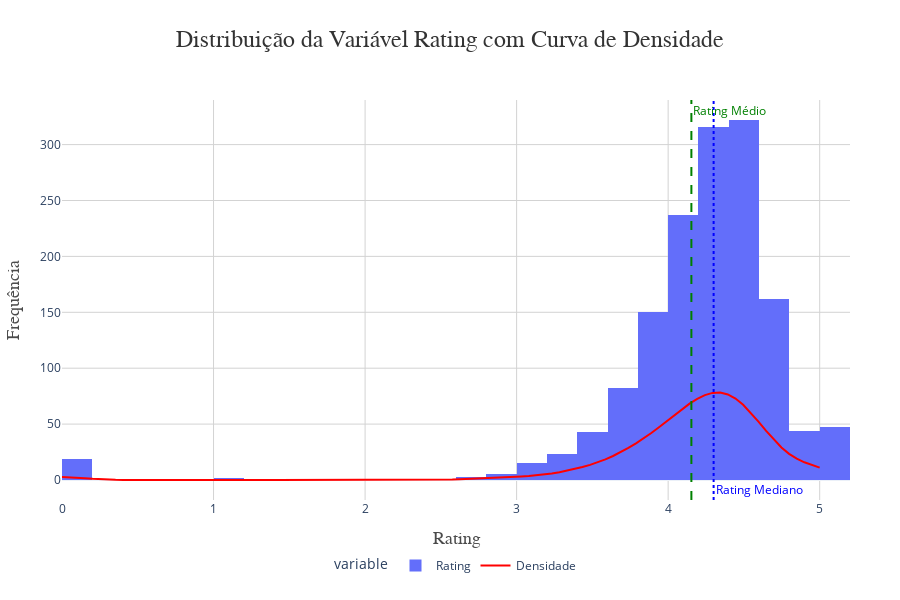

Notebook code cell kept with this figure:
### Code cell
# Dados do rating
rating_data = df_cosmetics['Rating'].dropna()  # Remove valores nulos, se houver

# Cria o histograma
fig = px.histogram(rating_data, nbins=30, color_discrete_sequence=['#636EFA'])

# Cálculo da densidade (KDE)
kde = gaussian_kde(rating_data)
x_values = np.linspace(rating_data.min(), rating_data.max(), 100)
kde_values = kde(x_values)

# Adiciona a linha de densidade (KDE) ao gráfico
fig.add_trace(go.Scatter(
    x=x_values,
    y=kde_values * rating_data.size * (x_values[1] - x_values[0]),  # Ajusta a escala da densidade
    mode='lines',
    name='Densidade',
    line=dict(color='red', width=2)
))

# Adiciona linha de rating médio e mediano
rating_medio = rating_data.mean()
rating_mediano = rating_data.median()

# Linha de rating médio
fig.add_vline(x=rating_medio, line_dash="dash", line_color="green", 
               annotation_text="Rating Médio", annotation_position="top right",
               annotation=dict(font=dict(color="green")))

# Linha de rating mediano - reposicionada abaixo
fig.add_vline(x=rating_mediano, line_dash="dot", line_color="blue", 
               annotation_text="Rating Mediano", annotation_position="bottom right",
               annotation=dict(font=dict(color="blue")))

# Atualiza o layout
fig.update_layout(
    title={
        'text': "Distribuição da Variável Rating com Curva de Densidade",
        'y': 0.95,  # Posição vertical
        'x': 0.5,   # Centraliza o título
        'xanchor': 'center',
        'yanchor': 'top'
    },
    title_font=dict(size=24, family='Arial, sans-serif', color='#333'),
    xaxis_title='Rating',
    yaxis_title='Frequência',
    xaxis_title_font=dict(size=18, family='Arial, sans-serif', color='#4B4B4B'),
    yaxis_title_font=dict(size=18, family='Arial, sans-serif', color='#4B4B4B'),
    xaxis=dict(
        tickfont=dict(size=12),
        showgrid=True, 
        gridcolor='lightgrey'
    ),
    yaxis=dict(
        tickfont=dict(size=12),
        showgrid=True, 
        gridcolor='lightgrey'
    ),
    template='plotly_white',  # Um template elegante e clean
    margin=dict(l=60, r=50, t=100, b=100),  # Ajusta as margens
    height=600,  # Tamanho do gráfico
    width=900,   # Largura do gráfico
    showlegend=True,  # Exibe a legenda
    legend=dict(
        orientation="h",  # Horizontal
        yanchor="bottom",  # Ancla a legenda na parte inferior
        y=-0.2,           # Posiciona abaixo do gráfico
        xanchor="center",  # Centraliza
        x=0.5              # Ajusta para o centro
    )
)

# Customiza o hover para exibir informações detalhadas
fig.update_traces(hovertemplate='Rating: %{x}<br>Frequência: %{y}')

# Exibe o gráfico
fig.show()

### Figure 1 — Plotly figure (JSON) as saved in the notebook; plotly's stock layout.template omitted (floating-point values rounded to 4 significant figures; data arrays with more than 128 entries replaced by an {"elided": "..."} marker saying what was removed)
{"data": [{"alignmentgroup": "True", "bingroup": "x", "hovertemplate": "Rating: %{x}<br>Frequência: %{y}", "legendgroup": "Rating", "marker": {"color": "#636EFA", "pattern": {"shape": ""}}, "name": "Rating", "nbinsx": 30, "offsetgroup": "Rating", "orientation": "v", "showlegend": true, "type": "histogram", "x": {"elided": "1472 float values"}, "xaxis": "x", "yaxis": "y"}, {"hovertemplate": "Rating: %{x}<br>Frequência: %{y}", "line": {"color": "red", "width": 2}, "mode": "lines", "name": "Densidade", "type": "scatter", "x": [0, 0.05051, 0.101, 0.1515, 0.202, 0.2525, 0.303, 0.3535, 0.404, 0.4545, 0.5051, 0.5556, 0.6061, 0.6566, 0.7071, 0.7576, 0.8081, 0.8586, 0.9091, 0.9596, 1.01, 1.061, 1.111, 1.162, 1.212, 1.263, 1.313, 1.364, 1.414, 1.465, 1.515, 1.566, 1.616, 1.667, 1.717, 1.768, 1.818, 1.869, 1.919, 1.97, 2.02, 2.071, 2.121, 2.172, 2.222, 2.273, 2.323, 2.374, 2.424, 2.475, 2.525, 2.576, 2.626, 2.677, 2.727, 2.778, 2.828, 2.879, 2.929, 2.98, 3.03, 3.081, 3.131, 3.182, 3.232, 3.283, 3.333, 3.384, 3.434, 3.485, 3.535, 3.586, 3.636, 3.687, 3.737, 3.788, 3.838, 3.889, 3.939, 3.99, 4.04, 4.091, 4.141, 4.192, 4.242, 4.293, 4.343, 4.394, 4.444, 4.495, 4.545, 4.596, 4.646, 4.697, 4.747, 4.798, 4.848, 4.899, 4.949, 5], "y": [2.597, 2.449, 2.054, 1.531, 1.015, 0.5985, 0.3138, 0.1463, 0.0607, 0.02263, 0.008295, 0.005033, 0.008235, 0.01823, 0.03796, 0.07069, 0.1171, 0.1725, 0.2261, 0.2633, 0.2728, 0.2512, 0.2058, 0.1499, 0.0971, 0.05607, 0.0292, 0.01475, 0.009767, 0.01236, 0.02234, 0.04057, 0.06744, 0.1014, 0.1384, 0.1729, 0.1995, 0.2146, 0.2162, 0.2043, 0.1803, 0.1474, 0.111, 0.07754, 0.05293, 0.04211, 0.04948, 0.07999, 0.1395, 0.2338, 0.3661, 0.5355, 0.737, 0.9643, 1.214, 1.488, 1.789, 2.112, 2.446, 2.78, 3.128, 3.538, 4.082, 4.824, 5.789, 6.964, 8.318, 9.842, 11.56, 13.53, 15.81, 18.46, 21.49, 24.92, 28.7, 32.83, 37.29, 42.08, 47.18, 52.52, 57.98, 63.34, 68.32, 72.63, 75.95, 77.92, 78.21, 76.56, 72.87, 67.3, 60.21, 52.19, 43.89, 35.98, 29.03, 23.37, 19.06, 15.85, 13.33, 11.09]}], "layout": {"annotations": [{"font": {"color": "green"}, "showarrow": false, "text": "Rating Médio", "x": 4.153, "xanchor": "left", "xref": "x", "y": 1, "yanchor": "top", "yref": "y domain"}, {"font": {"color": "blue"}, "showarrow": false, "text": "Rating Mediano", "x": 4.3, "xanchor": "left", "xref": "x", "y": 0, "yanchor": "bottom", "yref": "y domain"}], "barmode": "relative", "height": 600, "legend": {"orientation": "h", "title": {"text": "variable"}, "tracegroupgap": 0, "x": 0.5, "xanchor": "center", "y": -0.2, "yanchor": "bottom"}, "margin": {"b": 100, "l": 60, "r": 50, "t": 100}, "shapes": [{"line": {"color": "green", "dash": "dash"}, "type": "line", "x0": 4.153, "x1": 4.153, "xref": "x", "y0": 0, "y1": 1, "yref": "y domain"}, {"line": {"color": "blue", "dash": "dot"}, "type": "line", "x0": 4.3, "x1": 4.3, "xref": "x", "y0": 0, "y1": 1, "yref": "y domain"}], "showlegend": true, "title": {"font": {"color": "#333", "family": "Arial, sans-serif", "size": 24}, "text": "Distribuição da Variável Rating com Curva de Densidade", "x": 0.5, "xanchor": "center", "y": 0.95, "yanchor": "top"}, "width": 900, "xaxis": {"anchor": "y", "domain": [0, 1], "gridcolor": "lightgrey", "showgrid": true, "tickfont": {"size": 12}, "title": {"font": {"color": "#4B4B4B", "family": "Arial, sans-serif", "size": 18}, "text": "Rating"}}, "yaxis": {"anchor": "x", "domain": [0, 1], "gridcolor": "lightgrey", "showgrid": true, "tickfont": {"size": 12}, "title": {"font": {"color": "#4B4B4B", "family": "Arial, sans-serif", "size": 18}, "text": "Frequência"}}}}
